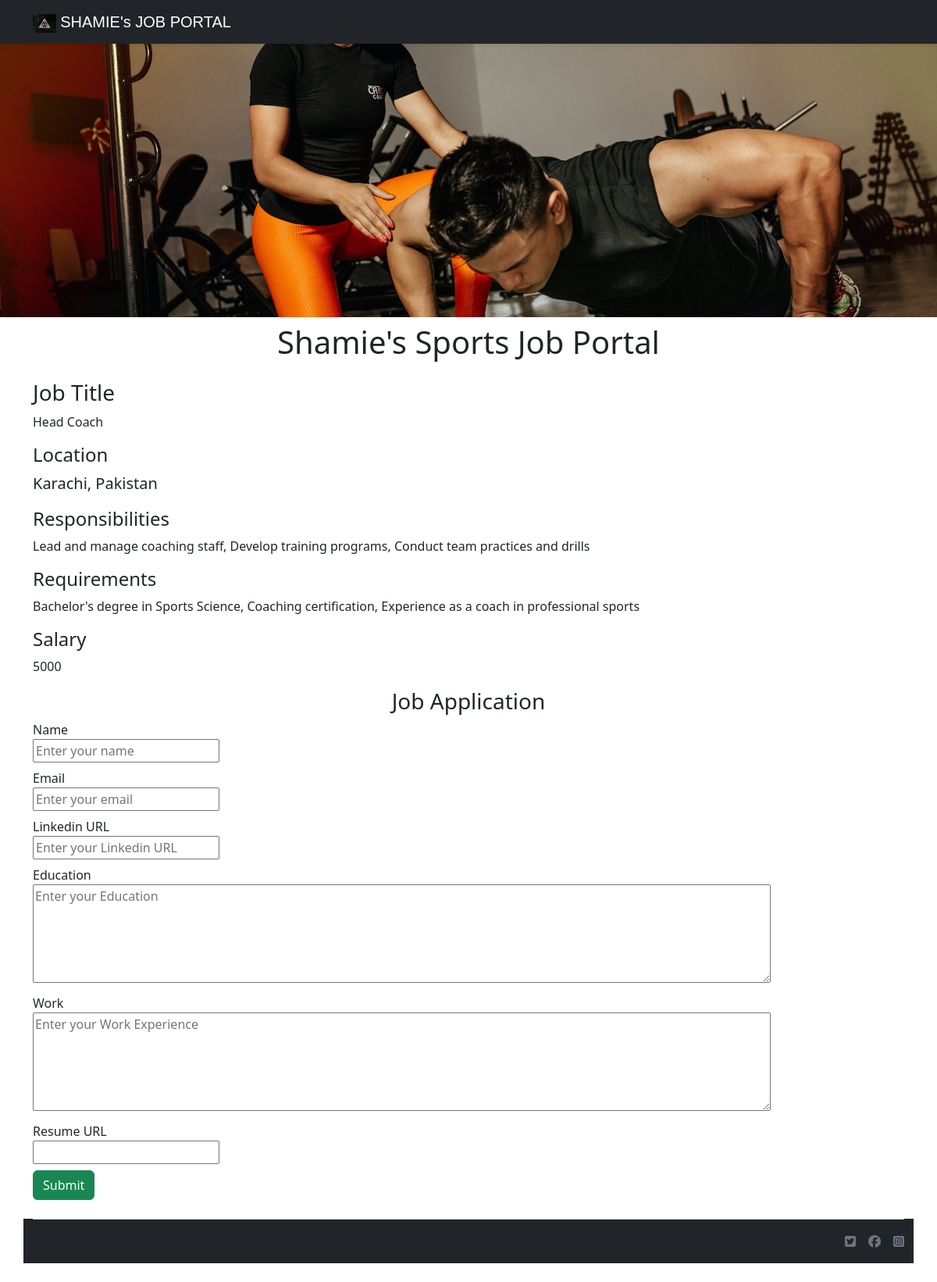
Page /job/6 on the committed database.
### tables this page shows
CREATE TABLE "jobs" (
id INTEGER NOT NULL PRIMARY KEY AUTOINCREMENT,
post TEXT NOT NULL,
location TEXT NOT NULL,
salary INTEGER,
currency TEXT,
responsibilities TEXT,
requirements TEXT
);

### app/routes/views.py (the view)
@views.route('/job/<id>')
def show_job(id):
    job = load_job(id)
    if not job:
        return 'Not Found', 404
    else:
        return render_template('jobDisplay.html', job=job)

### app/database.py (called while the page is built)
def load_job(id):
    with engine.connect() as conn:
        job = conn.execute('SELECT * FROM jobs WHERE id = :val', val=id)
        rows = job.all()
        if len(rows) == 0:
            return None
        else:
            return dict(rows[0])

### app/templates/jobDisplay.html (shortened to what this page needs)
{% extends 'base.html' %}
{% block body %}
<img src="../static/images/jobImage.jpg" alt="Shamie Job Portal Image" class="img-responsive titleImage">
<div class="container">
    <h1 class="text-center mt-2 mb-4">Shamie's Sports Job Portal</h1>
    <h3 class="mb-2">Job Title</h3>
    <p>{{ job.post }}</p>
    <h4>Location</h4>
    <p class="lead">{{ job.location }}</p>
    <h4>Responsibilities</h4>
    <p>{{ job.responsibilities }}</p>
    <h4>Requirements</h4>
    <p>{{ job.requirements }}</p>
    <h4>Salary</h4>
    <p>{{ job.salary }}</p>
    {% include 'application.html' %}
</div>
{% endblock %}

### app/templates/base.html (shortened to what this page needs)
<!DOCTYPE html>
<html lang="en">
<head>
    <link rel="stylesheet" href="../static/css/style.css">
    <link href="https://cdn.jsdelivr.net/npm/bootstrap@5.2.3/dist/css/bootstrap.min.css" rel="stylesheet"
>
</head>
<body>
    {% include 'nav.html' %}
    {% block body %}
    {% endblock %}
    {% include 'footer.html' %}
</body>
</html>

### app/templates/nav.html
<nav class="navbar bg-dark shadow-sm nav-height">
    <div class="container">
        <a class="navbar-brand" href="/">
            <img src="../static/images/logo.jpg" alt="Logo Image" width="30" height="24">
            <span class="text-center textFeatures">SHAMIE's JOB PORTAL</span>
        </a>
    </div>
</nav>

### app/templates/application.html
<h3 class="text-center">Job Application</h3>
<form action="/job/{{job.id}}/apply" method="POST">
    <div class="mb-2">
        <label for="name">Name</label><br>
        <input type="text" name="name" id="name" placeholder="Enter your name" required>
    </div>
    <div class="mb-2">
        <label for="email">Email</label><br>
        <input type="email" name="email" id="email" placeholder="Enter your email" required>
    </div>
    <div class="mb-2">
        <label for="linkedin">Linkedin URL</label><br>
        <input type="url" name="linkedin" id="linkedin" placeholder="Enter your Linkedin URL">
    </div>
    <div class="mb-2">
        <label for="education">Education</label><br>
        <textarea name="education" id="education" placeholder="Enter your Education" cols="100" rows="5" required></textarea>
    </div>
    <div class="mb-2">
        <label for="work">Work</label><br>
        <textarea name="work" id="work" placeholder="Enter your Work Experience" cols="100" rows="5"></textarea>
    </div>
    <div class="mb-2">
        <label for="resume">Resume URL</label><br>
        <input type="url" name="resume" id="resume">
    </div>
    <div>
        <input type="submit" class="btn btn-success"></input>
    </div>
</form>

### app/templates/footer.html
<div class="container bg-dark">
    <footer class="d-flex flex-wrap justify-content-between align-items-center py-3 my-4 border-top">
        <div class="col-md-4 d-flex align-items-center">
            <a href="/" class="mb-3 me-2 mb-md-0 text-muted text-decoration-none lh-1">
                <svg class="bi" width="30" height="24">
                    <use xlink:href="#bootstrap"></use>
                </svg>
            </a>
            <span>2023 SHAMIE Inc</span>
        </div>
        <ul class="nav col-md-4 justify-content-end list-unstyled d-flex">
            <li class="ms-3"><a class="text-muted" href="https://web.facebook.com/shamie.shaheer" target="_blank"><i class="fa-brands fa-square-twitter fa-beat"></i></a></li>
            <li class="ms-3"><a class="text-muted" href="https://twitter.com/IamMS_18" target="_blank"><i class="fa-brands fa-facebook fa-beat"></i></a></li>
            <li class="ms-3"><a class="text-muted" href="https://instagram.com" target="_blank"><i class="fa-brands fa-square-instagram fa-beat"></i></a></li>
        </ul>
    </footer>
</div>

### app/static/css/style.css (style rules this page uses)
.titleImage { width: 100%; height: 350px; object-fit: cover; }
.nav-height { height: 56; }
.textFeatures { color: white; font-family: helvetica; }

### rows in the picture
jobs: post "Head Coach", location "Karachi, Pakistan", responsibilities "Lead and manage coaching staff, Develop training programs, Conduct team practices and drills", requirements "Bachelor's degree in Sports Science, Coaching certification, Experience as a coach in professional sports", salary "5000"
